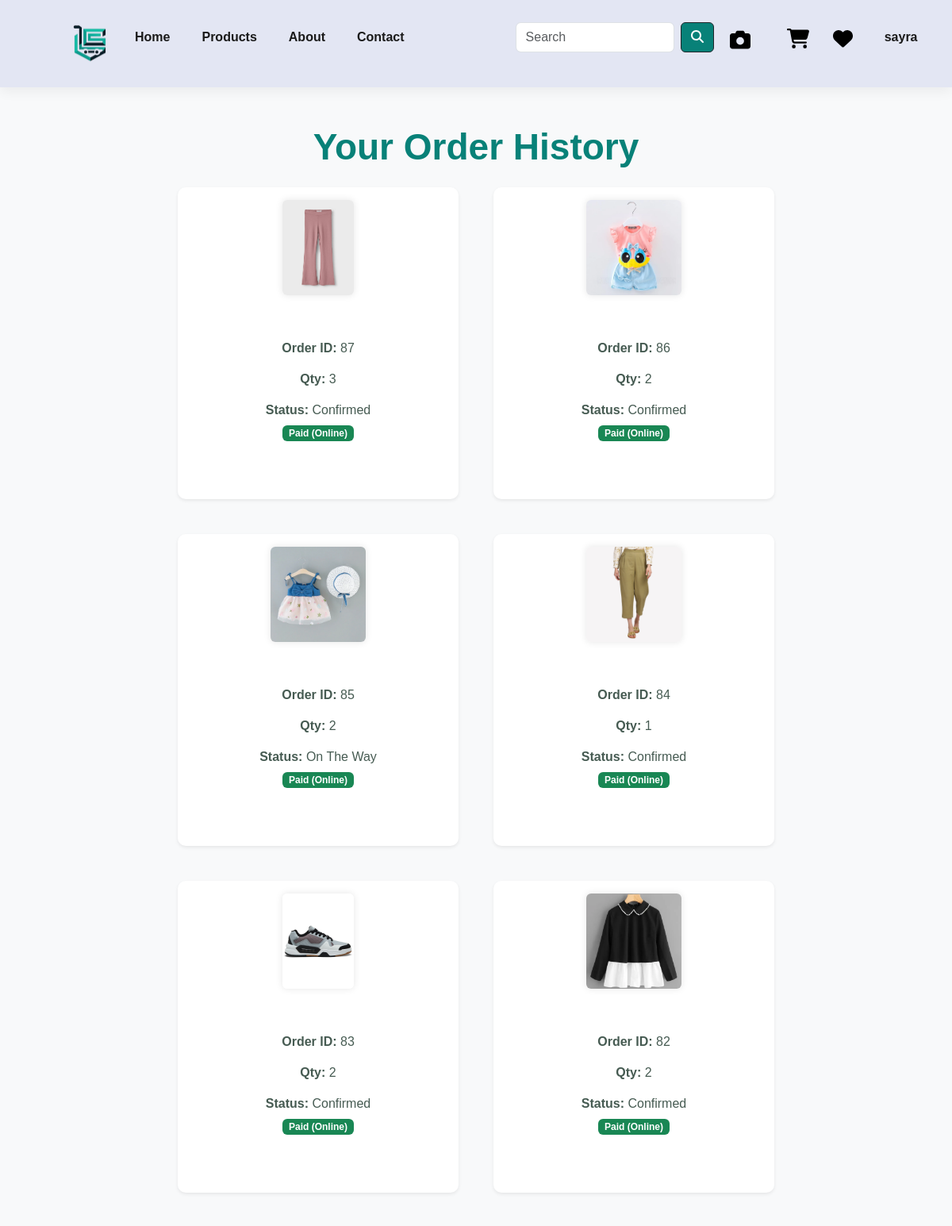
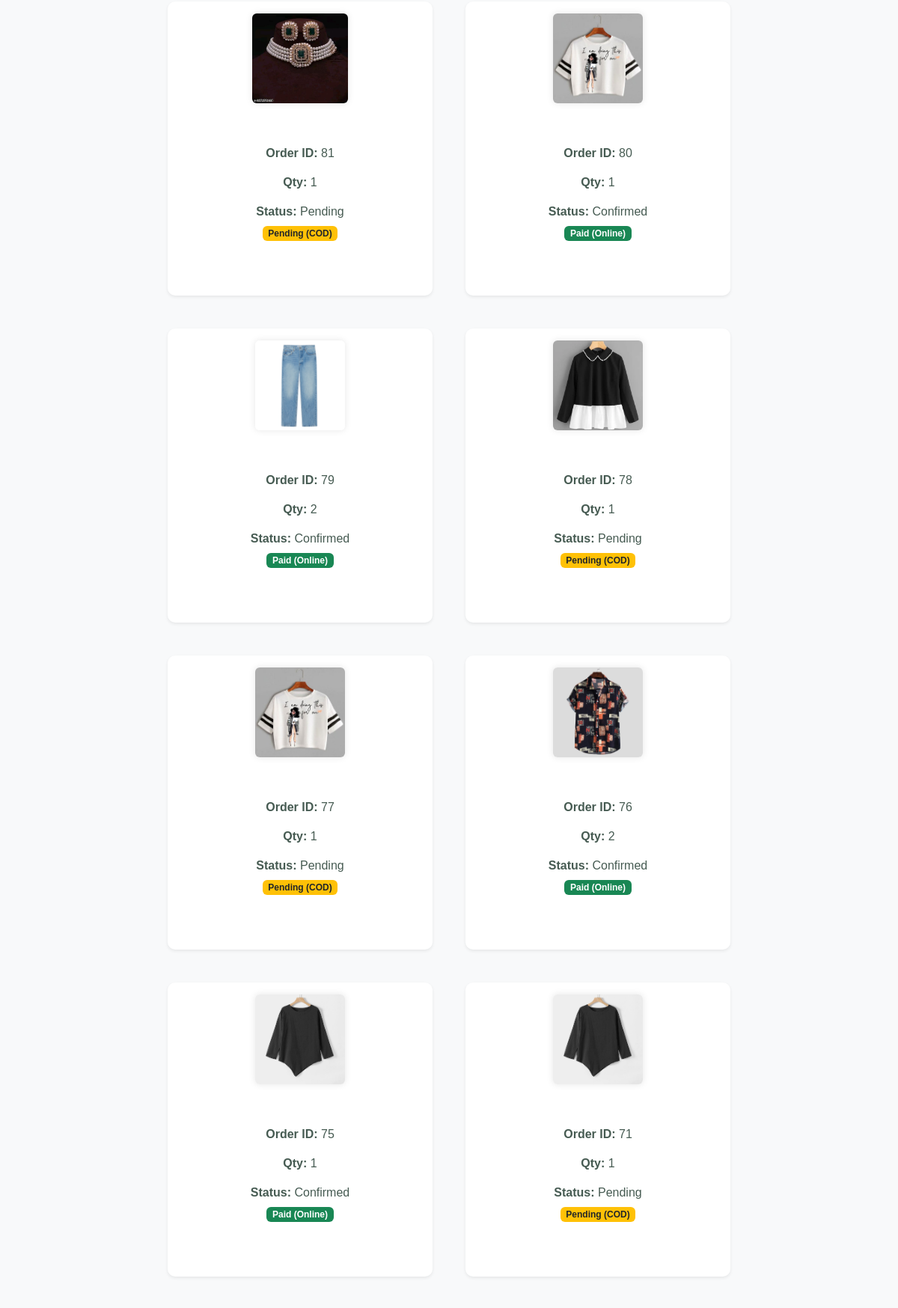
Page /order-history/ (signed in, upper part) on the committed database (2 pictures, top to bottom).
### app/models.py (models this page shows, shortened)
class OrderPlaced(models.Model):
    user = models.ForeignKey(User, on_delete=models.CASCADE)
    customer = models.ForeignKey(Customer, on_delete=models.CASCADE, related_name='orders_as_customer')
    product = models.ForeignKey(Product, on_delete=models.CASCADE)
    quantity = models.PositiveIntegerField(default=1)
    ordered_date = models.DateTimeField(auto_now_add=True)
    status = models.CharField(max_length=50, choices=STATUS_CHOICES, default='Pending')
    payment = models.ForeignKey(Payment, on_delete=models.SET_NULL, null=True, blank=True, related_name='orders')
    shipping_address = models.ForeignKey(
        Customer, on_delete=models.SET_NULL, null=True, blank=True, related_name='orders_as_shipping_address'
    )

class Product(models.Model):
    title = models.CharField(max_length=100)
    selling_price = models.FloatField()
    discounted_price = models.FloatField()
    description = models.TextField()
    composition = models.TextField(default='', blank=True)
    prodapp = models.TextField(default='', blank=True)
    category = models.CharField(choices=CATEGORY_CHOICES, max_length=2)
    product_image = models.ImageField(upload_to='product')
    created_at = models.DateTimeField(auto_now_add=True)

### app/views.py (the view)
# urls.py: path('order-history/', views.order_history, name='order_history'),
@login_required
def order_history(request):
    orders = OrderPlaced.objects.filter(user=request.user).order_by('-ordered_date')
    return render(request, 'app/order_history.html', {'orders': orders})

### templates/app/order_history.html (shortened to what this page needs)
{% extends 'app/base.html' %}
{% block main-content %}
<div class="container mt-5">
    <h2 class="text-center mb-4" style="color: #088178;">Your Order History</h2>
    {% if orders %}
        <div class="row justify-content-center">
            {% for order in orders %}
                <div class="col-12 col-sm-10 col-md-6 col-lg-4 mb-4">
                    <div class="card shadow-sm border-0 p-3 h-100">
                        <div class="text-center mb-3">
                            <img src="{{ order.product.product_image.url }}" class="img-fluid rounded" alt="{{ order.product.name }}" style="height: 120px; object-fit: contain;">
                        </div>
                        <div class="card-body text-center">
                            <p class="mb-1"><strong>Order ID:</strong> {{ order.id }}</p>
                            <p class="mb-1"><strong>Qty:</strong> {{ order.quantity }}</p>
                            <p class="mb-1"><strong>Status:</strong> {{ order.status }}</p>
                            {% if order.payment %}
                                {% if order.payment.status == "Success" %}
                                    <span class="badge bg-success">Paid (Online)</span>
                                {% elif order.payment.status == "Pending" %}
                                    <span class="badge bg-warning text-dark">Pending (COD)</span>
                                {% endif %}
                            {% else %}
                                <span class="badge bg-danger">No Payment Info</span>
                            {% endif %}
                        </div>
                    </div>
                </div>
            {% endfor %}
        </div>
    {% else %}
        <p class="text-center text-danger mt-4">You haven't placed any orders yet.</p>
    {% endif %}
</div>
{% endblock %}

### templates/app/base.html (shortened to what this page needs)
<!DOCTYPE html>
{% load static %}
<html lang="en">
<head>
    <link rel="stylesheet" href="https://cdnjs.cloudflare.com/ajax/libs/font-awesome/6.0.0-beta3/css/all.min.css">
    <link href="https://cdn.jsdelivr.net/npm/bootstrap@5.3.3/dist/css/bootstrap.min.css" rel="stylesheet">
    <link rel="stylesheet" href="font/css/all.css"/>
    <link rel="stylesheet" href="{% static 'app/css/owl.carousel.min.css' %}" />
   <link rel="stylesheet" href="{% static 'app/css/style.css' %}" />
</head>
<body>
    <nav id="header">
        <a href="/" class="navbar-brand">
            <img src="{% static 'app/images/logo.png' %}" width="70" height="70" alt="Logo">
        </a>
        <ul id="navbar">
            <li><a href="/" class="{% if request.path == '/' %}active{% endif %}">Home</a></li>
            <li class="nav-item dropdown">
                <a href="#" role="button" data-bs-toggle="dropdown" aria-expanded="false"
                    onmouseover="this.style.color='#088178'; this.getElementsByTagName('i')[0].style.color='#088178'"
                    onmouseout="this.style.color='#080808'; this.getElementsByTagName('i')[0].style.color='#080808'">
                    Products
                </a>
            </li>
            <li><a href="{% url 'about' %}" class="{% if request.path == '/about/' %}active{% endif %}">About</a></li>
            <li><a href="{% url 'contact' %}" class="{% if request.path == '/contact/' %}active{% endif %}">Contact</a></li>
            <form class="d-flex" role="search" action="/search">
                <input class="form-control me-2" type="search" placeholder="Search" name="search" aria-label="Search">
                <button class="btn btn-outline-dark" type="submit"><i class="fa-solid fa-magnifying-glass"></i></button>
            </form>
            <li style="padding-top: 5px; display: inline-block;">
               <a href="{% url 'image_search' %}"
               style="text-decoration: none; color: #000000; font-size: 20px; display: flex; align-items: center;"
               onmouseover="this.style.color='#088178';"
               onmouseout="this.style.color='#000000';">
                <i class="fa-solid fa-camera" style="margin-right: 6px; font-size: 26px;"></i>
                </a>
            </li>
            <li style="margin-right: 0px; padding-right: 15px; padding-top: 5px; display: inline-block;">
                <a href="{% url 'showcart' %}" style="text-decoration: none; color: #000000; font-size: 25px; position: relative;"
                   onmouseover="this.querySelector('i').style.color='#088178';"
                   onmouseout="this.querySelector('i').style.color='#000000';">
                    <i class="fa-solid fa-cart-shopping" style="color: inherit; font-size: 25px;"></i>
                </a>
            </li>
            <li style="margin-left: 0px; padding-left: 15px; padding-top: 5px; display: inline-block;">
                <a href="{% url 'wishlist' %}" style="text-decoration: none; color: #000000; font-size: 25px; position: relative;"
                   onmouseover="this.querySelector('i').style.color='#088178';"
                   onmouseout="this.querySelector('i').style.color='#000000';">
                    <i class="fa-solid fa-heart" style="color: inherit; font-size: 25px;"></i>
                </a>
            </li>
            {% if request.user.is_authenticated %}
                <li><a href="#" data-bs-toggle="dropdown" aria-expanded="false"
                    onmouseover="this.style.color='#088178'; this.getElementsByTagName('i')[0].style.color='#088178'"
                    onmouseout="this.style.color='#080808'; this.getElementsByTagName('i')[0].style.color='#080808'">
                    {{ request.user.username }}
                </a>
                </li>
            {% else %}
                <li><a href="{% url 'login' %}" class="nav-link">Login</a></li>
                <li><a href="{% url 'customerregistration' %}" class="nav-link">Register</a></li>
            {% endif %}
        </ul>
    </nav>
    {% block main-content %}{% endblock main-content %}
</body>
</html>

### templates/app/base.html (style rules this page uses)
* { margin:0; padding:0; box-sizing:border-box; font-family: 'spartan', sans-serif; }
h2 { font-size: 46px; line-height: 54px; color:#222; font-weight: 700; }
p { font-size: 16px; color: #465b52; margin: 15px 0 20px 0; }
body { width:100%; }
#header { display: flex; align-items: center; justify-content: space-between; padding: 20px 80px; background: #E3E6F3; box-shadow: 0 5px 15px rgba(0,0,0,0.06); z-index: 999; position: sticky; top: 0; left: 0; }
#navbar { display: flex; align-items: center; justify-content: center; list-style: none; padding: 0; }
#navbar li { position: relative; padding: 0 20px; }
#navbar li a { text-decoration: none; font-size: 16px; font-weight: 600; color: #1a1a1a; transition: 0.3s ease; }
#navbar form { display: flex; align-items: center; margin-left: 20px; }
#navbar form input { width: 200px; margin-right: 10px; }
#navbar form button { background-color: #088178; color: white; }
#navbar form { margin-left: 120px; }
.container { margin: 0 auto; padding: 0 15px; }
.row { display: flex; flex-wrap: wrap; justify-content: space-between; gap: 20px; }
body { font-family: 'Helvetica Neue', Helvetica, Arial, sans-serif; background-color: #f8f9fa; }
.container { max-width: 1140px; margin: 0 auto; }
.card { margin-bottom: 2rem; border: 1px solid #ddd; border-radius: 10px; background-color: #fff; padding: 1.5rem; box-shadow: 0 0 10px rgba(0, 0, 0, 0.1); }
.card-body { padding: 1.5rem; }
.row { margin-bottom: 1.5rem; }
.img-fluid { max-width: 100%; height: auto; border-radius: 10px; box-shadow: 0 0 10px rgba(0, 0, 0, 0.1); }
.text-center { text-align: center; }

### rows in the picture
OrderPlaced: product.product_image (picture), id "87", quantity "3", status "Confirmed", shows "Paid (Online)"
OrderPlaced: product.product_image (picture), id "86", quantity "2", status "Confirmed", shows "Paid (Online)"
OrderPlaced: product.product_image (picture), id "85", quantity "2", status "On The Way", shows "Paid (Online)"
OrderPlaced: product.product_image (picture), id "84", quantity "1", status "Confirmed", shows "Paid (Online)"
OrderPlaced: product.product_image (picture), id "83", quantity "2", status "Confirmed", shows "Paid (Online)"
OrderPlaced: product.product_image (picture), id "82", quantity "2", status "Confirmed", shows "Paid (Online)"
OrderPlaced: product.product_image (picture), id "81", quantity "1", status "Pending", shows "Pending (COD)"
OrderPlaced: product.product_image (picture), id "80", quantity "1", status "Confirmed", shows "Paid (Online)"
OrderPlaced: product.product_image (picture), id "79", quantity "2", status "Confirmed", shows "Paid (Online)"
OrderPlaced: product.product_image (picture), id "78", quantity "1", status "Pending", shows "Pending (COD)"
OrderPlaced: product.product_image (picture), id "77", quantity "1", status "Pending", shows "Pending (COD)"
OrderPlaced: product.product_image (picture), id "76", quantity "2", status "Confirmed", shows "Paid (Online)"
OrderPlaced: product.product_image (picture), id "75", quantity "1", status "Confirmed", shows "Paid (Online)"
OrderPlaced: product.product_image (picture), id "71", quantity "1", status "Pending", shows "Pending (COD)"

### other values in the picture
{{ request.user.username }} "sayra"
